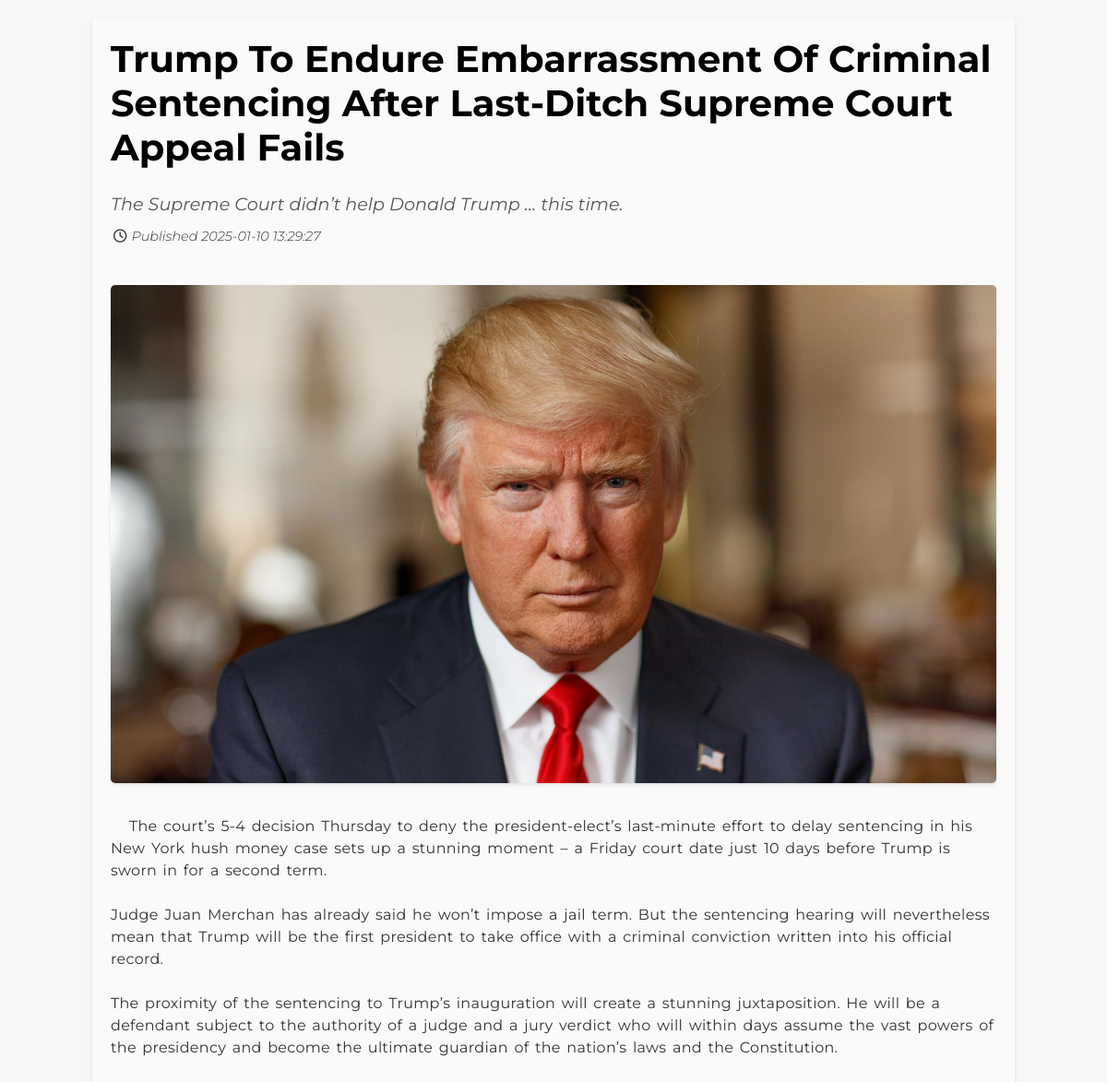
The page /news/1 on the database as committed earlier.
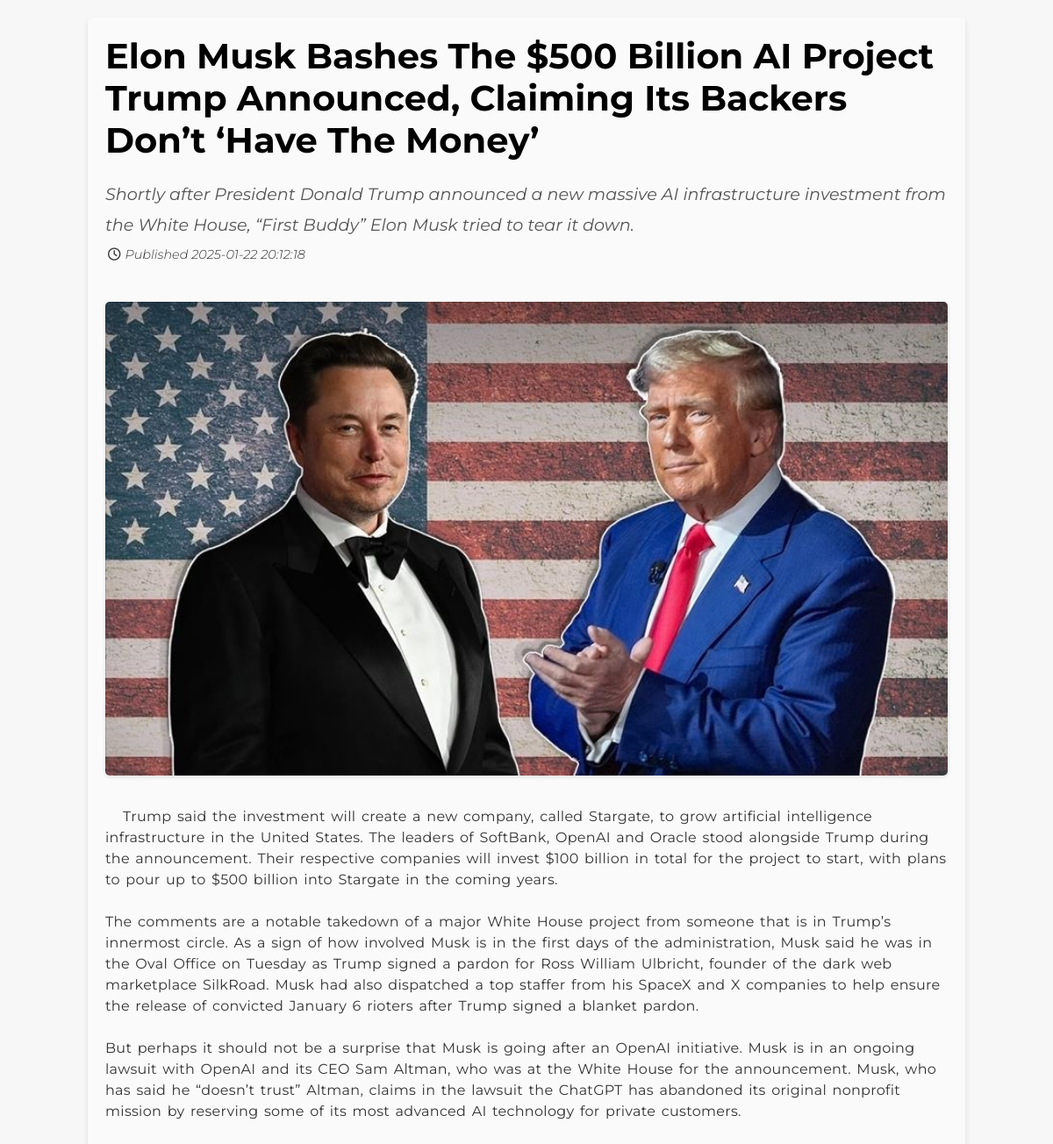
The same page on the database as committed later.
### tables this page shows
CREATE TABLE articles (id INTEGER PRIMARY KEY, title TEXT NOT NULL, description TEXT NOT NULL, type TEXT NOT NULL, content TEXT NOT NULL, image_path TEXT NOT NULL, date DATETIME NOT NULL);

### app.py (the view)
@app.route("/news/<int:article_id>")
def view_news(article_id):
    article = db.execute("SELECT * FROM articles WHERE id=?", article_id)
    if not article:
        return flash("Article not found"), 404
    return render_template("article_detail.html", article=article[0])

### templates/article_detail.html (shortened to what this page needs)
{% extends "layout.html" %}
{% block extra_css %}
    <link rel="stylesheet" href="{{ url_for('static', filename='css/article.css') }}">
{% endblock %}
{% block main %}
    <div class="container">
        <h3 class="title">{{ article.title }}</h3>
        <p class="description">{{ article.description }}</p>
        <p class="date"><i class="fa-regular fa-clock"></i>Published {{ article.date }}</p>
        <img src="/{{ article.image_path }}" alt="">
        <p style="white-space: pre-wrap;" class="content">{{ article.content }}</p>
    </div>
{% endblock %}

Rows that differ between the two databases and show on the page:
changed articles: title "Trump To Endure Embarrassment Of Criminal Sentencing After Last-Ditch Supreme Court Appeal Fails" → "Elon Musk Bashes The $500 Billion AI Project Trump Announced, Claiming Its Backers Don’t ‘have The Money’"; description "The Supreme Court didn’t help Donald Trump … this time." → "Shortly after President Donald Trump announced a new massive AI infrastructure investment from the White House, “First Buddy” Elon Musk tried to tear it down."; date "2025-01-10 13:29:27" → "2025-01-22 20:12:18"; image_path: a different picture; content "The court’s 5-4 decision Thursday to deny the president-elect’s last-minute effort to delay sentencing in his New York hush money case sets up a stunning moment – a Friday court date just 10 days before Trump is sworn in for a second term. Judge Juan Merchan has already said he won’t impose a jail term. But the sentencing hearing will nevertheless mean that Trump will be the first president to take office with a criminal conviction written into his official record. The proximity of the sentencing to Trump’s inauguration will create a stunning juxtaposition. He will be a defendant subject to the authority of a judge and a jury verdict who will within days assume the vast powers of the…" → "Trump said the investment will create a new company, called Stargate, to grow artificial intelligence infrastructure in the United States. The leaders of SoftBank, OpenAI and Oracle stood alongside Trump during the announcement. Their respective companies will invest $100 billion in total for the project to start, with plans to pour up to $500 billion into Stargate in the coming years. The comments are a notable takedown of a major White House project from someone that is in Trump’s innermost circle. As a sign of how involved Musk is in the first days of the administration, Musk said he was in the Oval Office on Tuesday as Trump signed a pardon for Ross William Ulbricht, founder of the dark…"
